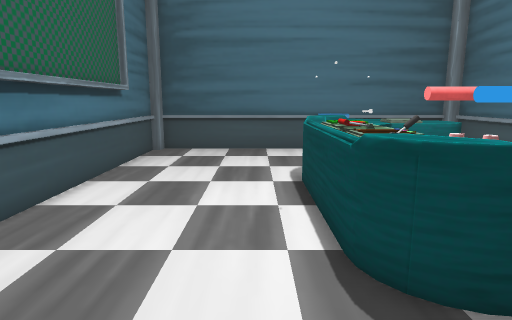
[1] (above)

12 first-person views from a walk through a Unity game level. The camera is 1.2 m above the floor, tilts 10° down and sees 75° across. The floor is counted in squares, 0.5 m on a side. Each view is taken from the middle of a square. On the plan, view 1 faces up. The plan holds only what a view shows up to about 20 squares ahead; the rest is blank. The player is left out. Some surface patterns are stand-ins.

[2]
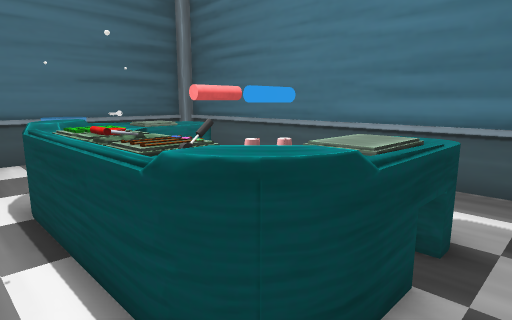

[3]
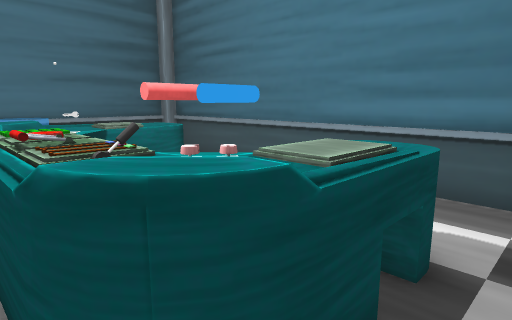

[4]
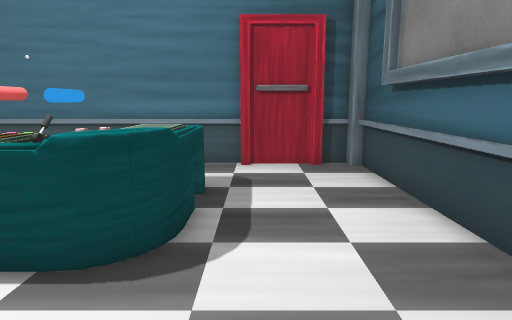

[5]
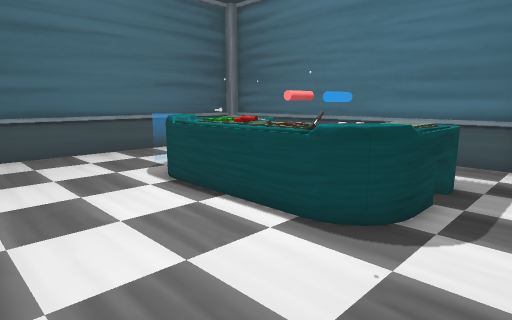

[6]
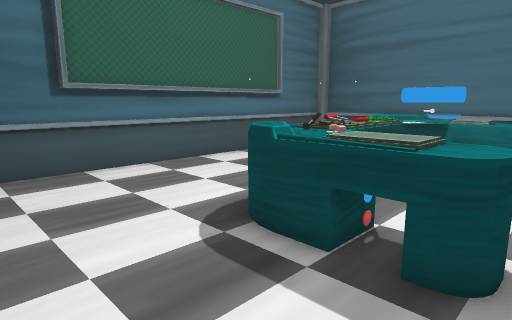

[7]
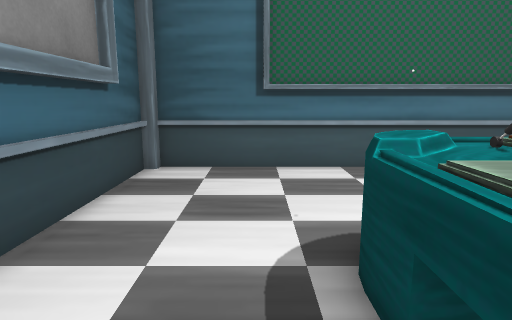

[8]
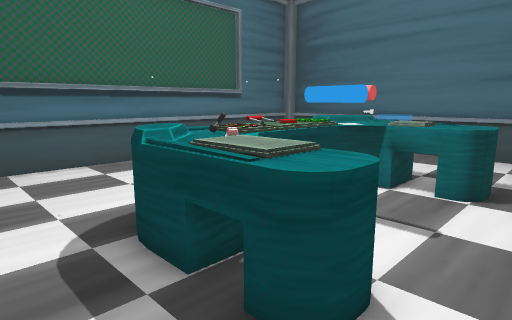

[9]
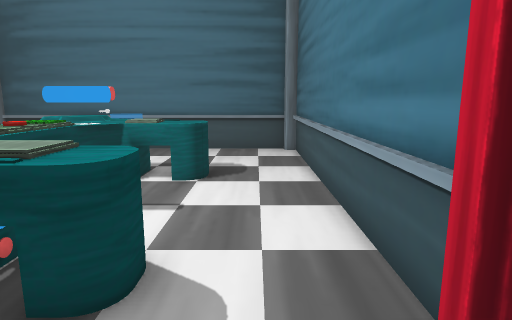

[10]
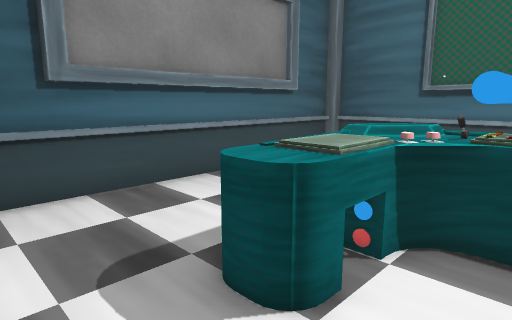

[11]
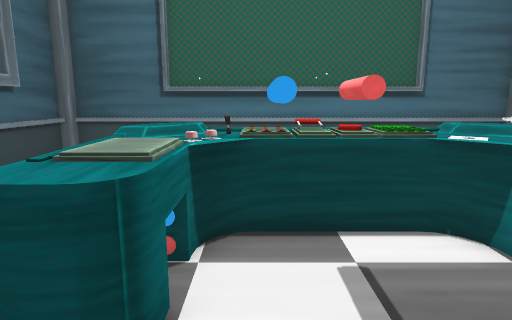

[12]
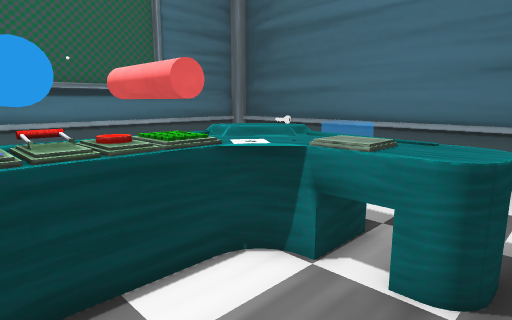

### Floor plan
Key: @ floor where view 1 was taken; # wall or solid block; . floor; = window, fence, low wall or low ledge; ^ raised ledge; O other object.
Columns run from 5 left of view 1 to 10 right of it. Each row starts with its distance up from view 1.
 17 ################
 16 #......... ....#
 15 #......... ....#
 14 #.......=. ....#
 13 #......= =.....#
 12 #....... ......#
 11 #......==^^^...#
 10 #.....=^O^^^...#
  9 #......^^......#
  8 #.....=^^O.....#
  7 #.....=^^OO....#
  6 #......^OOO....#
  5 #.....=#O^O^...#
  4 #......==^^^...#
  3 #.......=......#
  2 #..............#
  1 #..............#
  0 #....@.........#
 -1 #... ##### ....#
 -2 #####     ######

Positions as (right, up) in squares from view 1, and headings:
1: (0, 0), facing up
2: (0, 2), facing up-right
3: (1, 2), facing up-right
4: (-3, 2), facing right
5: (-4, 1), facing up-right
6: (7, -1), facing up-left
7: (7, 2), facing left
8: (8, 1), facing up-left
9: (8, 0), facing up
10: (9, 7), facing down-left
11: (9, 6), facing left
12: (7, 6), facing up-left
